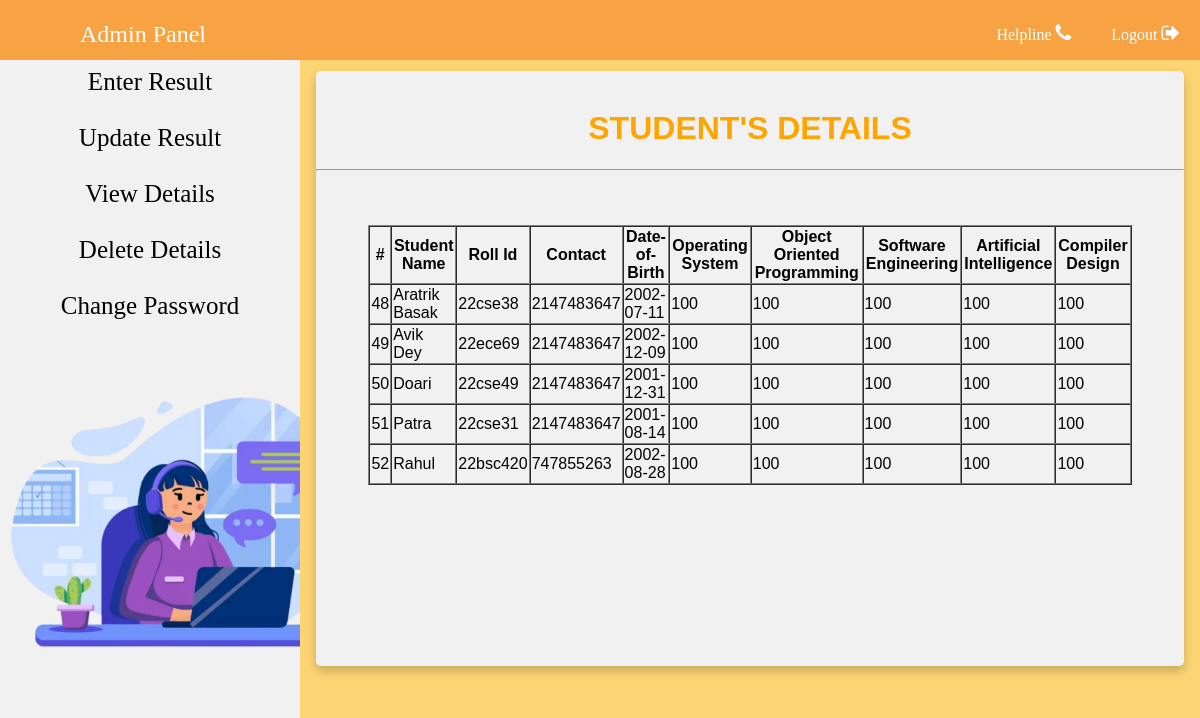
The page /view-result.php (signed in) on the database its author committed.
### tables this page shows
CREATE TABLE `result` (
  `id` int(255) NOT NULL,
  `name` text NOT NULL,
  `roll` varchar(8) NOT NULL,
  `dob` date NOT NULL,
  `contact` int(10) NOT NULL,
  `os` int(255) NOT NULL,
  `oops` int(255) NOT NULL,
  `se` int(255) NOT NULL,
  `ai` int(255) NOT NULL,
  `cd` int(255) NOT NULL
);

### query-result.php (the view, shortened to what this page needs)
<!DOCTYPE html>
<html>
	<head>
	</head>
	<body>
<?php
$con=mysqli_connect('localhost','root','','rms');
if (!$con) {
  die("Connection failed");
}
else{
	$sql="SELECT*FROM result";
	$res=mysqli_query($con,$sql);
	$num_rows=mysqli_num_rows($res);
	echo "
	<div style='overflow:auto;height:400px;padding: 10px;'>
    <table border='1' cellspacing='0'  width='90%'>
        <thead>
	        <tr>
	            <th>#</th>
	            <th>Student Name</th>
	            <th>Roll Id</th>
	            <th>Contact</th>
	            <th>Date-of-Birth</th>
	            <th>Operating System</th>
	            <th>Object Oriented Programming</th>
	            <th>Software Engineering</th>
	            <th>Artificial Intelligence</th>
	            <th>Compiler Design</th>
	        </tr>
        </thead>
        <br><br>
        ";
	if($num_rows>0)
	{
		while($row=mysqli_fetch_array($res))
		{
			echo'<tbody>';
				echo'<tr>';
					echo'<td>';
					echo $row['id'];
					echo '</td>';
					echo'<td>';
					echo $row['name'];
					echo '</td>';
					echo'<td>';
					echo $row['roll'];
					echo '</td>';
					echo'<td>';
					echo $row['contact'];
					echo '</td>';
					echo'<td>';
					echo $row['dob'];
					echo '</td>';
					echo'<td>';
					echo $row['os'];
					echo '</td>';
					echo'<td>';
					echo $row['oops'];
					echo '</td>';
					echo'<td>';
					echo $row['se'];
					echo '</td>';
					echo'<td>';
					echo $row['ai'];
					echo '</td>';
					echo'<td>';
					echo $row['cd'];
					echo '</td>';
				echo'</tr>';
			echo'</tbody>';
		}
	}
	else
	{
		echo"NO AVAILABLE DATA";
	}
	echo "</div>";
}
?>
</body>
</html>

### view-result.php (shortened to what this page needs)
<!DOCTYPE html>
<html>
<head>
    <link rel="stylesheet" type="text/css" href="css/view-result.css">
</head>
<body>
    <div >
        <header>
            <?php include('topbaradmin.php');?>
        </header>
    </div>
    <div >
        <?php include('leftbar.php');?>
    </div>
<div class="result-table">
    <div class="box"><br>
        <center>
        <font color="orange"><h1>STUDENT'S DETAILS</h1></font><hr>
        <?php include('query-result.php');?>
        </center>
    </div>
</div>
</body>
</html>

### topbaradmin.php (shortened to what this page needs)
<html>
<head>
    <link rel="stylesheet" href="https://cdnjs.cloudflare.com/ajax/libs/font-awesome/4.7.0/css/font-awesome.min.css">
    <link rel="stylesheet" type="text/css" href="css/topbaradmin.css?v=<?php echo time(); ?>">
</head>
<body>
<ul>
    <li class="li-horizontal fixing">
        <a href="adminpanel.php">Admin Panel</a>
    </li>
    <div style="float:right">
        <li class="li-horizontal right-a" >
            <a href="contactus.php">
                <div class="desc">Helpline</div>
                <i style="font-size:20px;margin-top:2px" class="fa"> &#xf095;</i>
            </a>
        </li>
        <li class="li-horizontal right-a">
            <a href="logout.php">
                <div class="desc">Logout</div>
                <i style="font-size:20px;margin-top:2px" class="fa"> &#xf08b;
                </i>
            </a>
        </li>
    </div>
</ul>
</body>
</html>

### leftbar.php (shortened to what this page needs)
<!DOCTYPE html>
<html>
<head>
    <link rel="stylesheet" type="text/css" href="css/leftbar.css">
</head>
<body>
    <ul class="ul-verticle">
        <div class="li-verticle">
            <li><a onclick="hideNav()" href="enter-result.php">Enter Result</a></li>
            <li><a onclick="hideNav()" href="update-result.php">Update Result</a></li>
            <li><a onclick="hideNav()" href="view-result.php">View Details</a></li>
            <li><a onclick="hideNav()" href="delete-result.php">Delete Details</a></li>
            <li><a onclick="hideNav()" href="change-pass.php">Change Password</a></li>
            <img class="img" src="img/tech.png" style="margin-left: 0px;  height: 350px">
        </div>
    </ul>
</body>
</html>

### css/view-result.css (style rules this page uses)
body { background: #fcd474; height: 100vh; background-size: cover; }
.result-table { margin-left:25%; padding:1px 16px; height:700px; }
.ul-verticle { list-style-type: none; margin: 0; padding: 0; width: 25%; background-color: #f1f1f1; position: fixed; height: 100%; overflow: auto; }
.li-verticle a { display: block; color: #000; padding: 8px 16px; text-decoration: none; }
.box { background-color: #F1F1F1; margin-top: 70px; font-family: arial; text-align: center; box-shadow: 0 5px 10px rgba(0, 0, 0, 0.2); height: 85%; border-radius: 5px 5px 5px 5px; }

### css/topbaradmin.css (style rules this page uses)
ul { list-style-type: none; margin: 0; padding: 0; overflow: hidden; background-color: #f7a344; position: fixed; width: 100%; }
.li-horizontal { float: left; max-height: 60px; }
.li-horizontal a { display: block; color: white; text-align: center; padding: 20.5px 20px; text-decoration: none; }
.fixing { padding-left: 5%; font-size: 1.5em; }
.desc { display: inline-block; }

### css/leftbar.css (style rules this page uses)
body { margin: 0; }
.ul-verticle { list-style-type: none; margin: 0; margin-top: 60px; padding: 0; width: 25%; background-color: #f1f1f1; position: fixed; height: 100%; overflow: auto; text-align: center; transition: 0.3s; }
.li-verticle a { display: block; color: #000; padding: 8px 16px; height: 40px; text-decoration: none; font-size: 25px; }

### rows shown on the page
result: id "48", name "Aratrik Basak", roll "22cse38", contact "2147483647", dob "2002-07-11", os "100", oops "100", se "100", ai "100", cd "100"
result: id "49", name "Avik Dey", roll "22ece69", contact "2147483647", dob "2002-12-09", os "100", oops "100", se "100", ai "100", cd "100"
result: id "50", name "Doari", roll "22cse49", contact "2147483647", dob "2001-12-31", os "100", oops "100", se "100", ai "100", cd "100"
result: id "51", name "Patra", roll "22cse31", contact "2147483647", dob "2001-08-14", os "100", oops "100", se "100", ai "100", cd "100"
result: id "52", name "Rahul", roll "22bsc420", contact "747855263", dob "2002-08-28", os "100", oops "100", se "100", ai "100", cd "100"
